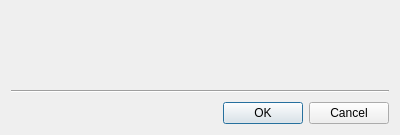
<?xml version="1.0" encoding="UTF-8"?>
<ui version="4.0">
 <class>ChangeUserPasswordDialog</class>
 <widget class="QDialog" name="ChangeUserPasswordDialog">
  <property name="geometry">
   <rect>
    <x>0</x>
    <y>0</y>
    <width>400</width>
    <height>135</height>
   </rect>
  </property>
  <property name="minimumSize">
   <size>
    <width>240</width>
    <height>0</height>
   </size>
  </property>
  <property name="windowTitle">
   <string>Change password</string>
  </property>
  <layout class="QVBoxLayout" name="verticalLayout_2">
   <item>
    <widget class="QWidget" name="widget" native="true">
     <layout class="QVBoxLayout" name="verticalLayout_3">
      <item>
       <widget class="QnInputField" name="newPasswordInputField" native="true"/>
      </item>
      <item>
       <widget class="QnInputField" name="confirmPasswordInputField" native="true"/>
      </item>
      <item>
       <layout class="QVBoxLayout" name="verticalLayout">
        <property name="topMargin">
         <number>8</number>
        </property>
        <property name="bottomMargin">
         <number>8</number>
        </property>
        <item>
         <widget class="QnInputField" name="currentPasswordInputField" native="true"/>
        </item>
       </layout>
      </item>
     </layout>
    </widget>
   </item>
   <item>
    <spacer name="verticalSpacer">
     <property name="orientation">
      <enum>Qt::Vertical</enum>
     </property>
     <property name="sizeHint" stdset="0">
      <size>
       <width>20</width>
       <height>40</height>
      </size>
     </property>
    </spacer>
   </item>
   <item>
    <widget class="Line" name="line">
     <property name="minimumSize">
      <size>
       <width>0</width>
       <height>10</height>
      </size>
     </property>
     <property name="orientation">
      <enum>Qt::Horizontal</enum>
     </property>
    </widget>
   </item>
   <item>
    <widget class="QDialogButtonBox" name="buttonBox">
     <property name="orientation">
      <enum>Qt::Horizontal</enum>
     </property>
     <property name="standardButtons">
      <set>QDialogButtonBox::Cancel|QDialogButtonBox::Ok</set>
     </property>
    </widget>
   </item>
  </layout>
 </widget>
 <customwidgets>
  <customwidget>
   <class>QnInputField</class>
   <extends>QWidget</extends>
   <header location="global">ui/widgets/common/input_field.h</header>
   <container>1</container>
  </customwidget>
 </customwidgets>
 <resources/>
 <connections/>
</ui>
